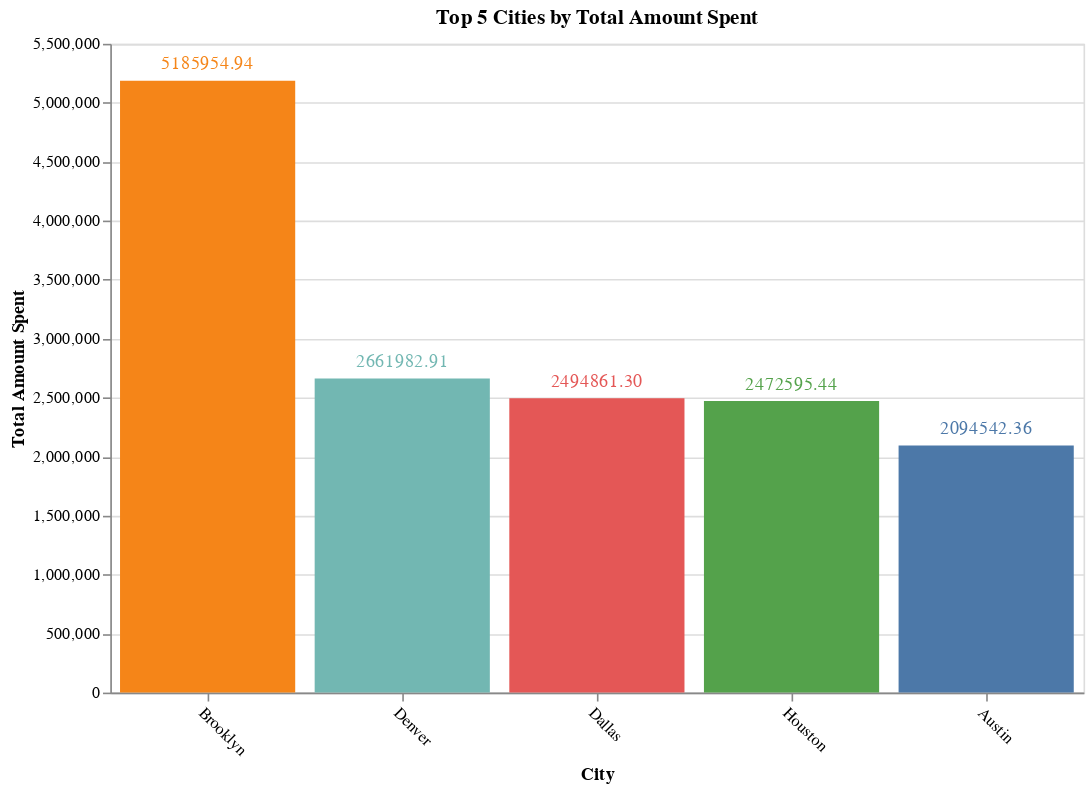

The notebook cell this image was saved under:
### Markdown cell above
### Amount spend by city

### Code cell
# Find the total amount spent by each city
city_spend = df.groupby('city')['amount'].sum().reset_index()

# Sort the data to find the top 5 cities
top_5_cities = city_spend.sort_values(by='amount', ascending=False).head(5)

# Create a bar chart using Altair
bar_chart = alt.Chart(top_5_cities).mark_bar().encode(
    x=alt.X('city', sort='-y', title='City', axis=alt.Axis(labelAngle=45)),
    y=alt.Y('amount', title='Total Amount Spent'),
    color=alt.Color('city', legend=None)
).properties(
    title='Top 5 Cities by Total Amount Spent',
    width=600,
    height=400
)

# Show the value on top of each bar
text = bar_chart.mark_text(
    align='center',
    baseline='bottom',
    dy=-5
).encode(
    text=alt.Text('amount:Q', format='.2f')
)
bar_chart = bar_chart + text

bar_chart

### Figure 1 — Vega-Lite specification as saved in the notebook (floating-point values rounded to 4 significant figures)
{"config": {"view": {"continuousWidth": 400, "continuousHeight": 300}}, "layer": [{"mark": "bar", "encoding": {"color": {"field": "city", "legend": null, "type": "nominal"}, "x": {"axis": {"labelAngle": 45}, "field": "city", "sort": "-y", "title": "City", "type": "nominal"}, "y": {"field": "amount", "title": "Total Amount Spent", "type": "quantitative"}}, "height": 400, "title": "Top 5 Cities by Total Amount Spent", "width": 600}, {"mark": {"type": "text", "align": "center", "baseline": "bottom", "dy": -5}, "encoding": {"color": {"field": "city", "legend": null, "type": "nominal"}, "text": {"field": "amount", "format": ".2f", "type": "quantitative"}, "x": {"axis": {"labelAngle": 45}, "field": "city", "sort": "-y", "title": "City", "type": "nominal"}, "y": {"field": "amount", "title": "Total Amount Spent", "type": "quantitative"}}, "height": 400, "title": "Top 5 Cities by Total Amount Spent", "width": 600}], "data": {"name": "data-b5ef1ecefe4da0470a7f820151eb361a"}, "$schema": "https://vega.github.io/schema/vega-lite/v4.17.0.json", "datasets": {"data-b5ef1ecefe4da0470a7f820151eb361a": [{"city": "Brooklyn", "amount": 5186000.0}, {"city": "Denver", "amount": 2662000.0}, {"city": "Dallas", "amount": 2495000.0}, {"city": "Houston", "amount": 2473000.0}, {"city": "Austin", "amount": 2095000.0}]}}
